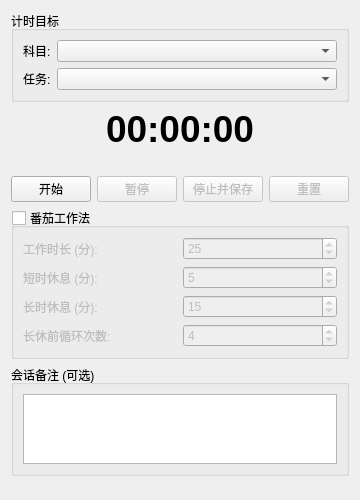
<?xml version="1.0" encoding="UTF-8"?>
<ui version="4.0">
 <class>TimerWidget</class>
 <widget class="QWidget" name="TimerWidget">
  <property name="geometry">
   <rect>
    <x>0</x>
    <y>0</y>
    <width>350</width>
    <height>500</height>
   </rect>
  </property>
  <property name="windowTitle">
   <string>学习计时器</string>
  </property>
  <layout class="QVBoxLayout" name="verticalLayout_Main">
   <item>
    <widget class="QGroupBox" name="targetGroupBox">
     <property name="title">
      <string>计时目标</string>
     </property>
     <layout class="QFormLayout" name="formLayout">
      <item row="0" column="0">
       <widget class="QLabel" name="subjectLabel">
        <property name="text">
         <string>科目:</string>
        </property>
       </widget>
      </item>
      <item row="0" column="1">
       <widget class="QComboBox" name="subjectComboBox"/>
      </item>
      <item row="1" column="0">
       <widget class="QLabel" name="taskLabel">
        <property name="text">
         <string>任务:</string>
        </property>
       </widget>
      </item>
      <item row="1" column="1">
       <widget class="QComboBox" name="taskComboBox">
        <property name="toolTip">
         <string>可选，留空则计时针对整个科目</string>
        </property>
       </widget>
      </item>
     </layout>
    </widget>
   </item>
   <item>
    <widget class="QLabel" name="timerDisplayLabel">
     <property name="font">
      <font>
       <pointsize>28</pointsize>
       <weight>75</weight>
       <bold>true</bold>
      </font>
     </property>
     <property name="text">
      <string>00:00:00</string>
     </property>
     <property name="alignment">
      <set>Qt::AlignCenter</set>
     </property>
    </widget>
   </item>
   <item>
    <widget class="QLabel" name="pomodoroStatusLabel">
     <property name="text">
      <string/>
     </property>
     <property name="alignment">
      <set>Qt::AlignCenter</set>
     </property>
    </widget>
   </item>
   <item>
    <layout class="QHBoxLayout" name="controlsLayout">
     <item>
      <widget class="QPushButton" name="startButton">
       <property name="text">
        <string>开始</string>
       </property>
       <property name="icon">
        <iconset theme="media-playback-start"/>
       </property>
      </widget>
     </item>
     <item>
      <widget class="QPushButton" name="pauseButton">
       <property name="text">
        <string>暂停</string>
       </property>
       <property name="enabled">
        <bool>false</bool>
       </property>
       <property name="icon">
        <iconset theme="media-playback-pause"/>
       </property>
      </widget>
     </item>
     <item>
      <widget class="QPushButton" name="stopButton">
       <property name="text">
        <string>停止并保存</string>
       </property>
       <property name="enabled">
        <bool>false</bool>
       </property>
       <property name="icon">
        <iconset theme="media-record"/> </property>
      </widget>
     </item>
     <item>
      <widget class="QPushButton" name="resetButton">
       <property name="text">
        <string>重置</string>
       </property>
       <property name="enabled">
        <bool>false</bool>
       </property>
       <property name="icon">
        <iconset theme="view-refresh"/>
       </property>
      </widget>
     </item>
    </layout>
   </item>
   <item>
    <widget class="QGroupBox" name="pomodoroGroupBox">
     <property name="title">
      <string>番茄工作法</string>
     </property>
     <property name="checkable">
      <bool>true</bool>
     </property>
     <property name="checked">
      <bool>false</bool>
     </property>
     <layout class="QGridLayout" name="gridLayout">
      <item row="0" column="0">
       <widget class="QLabel" name="workDurationLabel">
        <property name="text">
         <string>工作时长 (分):</string>
        </property>
       </widget>
      </item>
      <item row="0" column="1">
       <widget class="QSpinBox" name="workDurationSpinBox">
        <property name="minimum">
         <number>1</number>
        </property>
        <property name="maximum">
         <number>120</number>
        </property>
        <property name="value">
         <number>25</number>
        </property>
       </widget>
      </item>
      <item row="1" column="0">
       <widget class="QLabel" name="shortBreakLabel">
        <property name="text">
         <string>短时休息 (分):</string>
        </property>
       </widget>
      </item>
      <item row="1" column="1">
       <widget class="QSpinBox" name="shortBreakSpinBox">
        <property name="minimum">
         <number>1</number>
        </property>
        <property name="maximum">
         <number>30</number>
        </property>
        <property name="value">
         <number>5</number>
        </property>
       </widget>
      </item>
      <item row="2" column="0">
       <widget class="QLabel" name="longBreakLabel">
        <property name="text">
         <string>长时休息 (分):</string>
        </property>
       </widget>
      </item>
      <item row="2" column="1">
       <widget class="QSpinBox" name="longBreakSpinBox">
        <property name="minimum">
         <number>5</number>
        </property>
        <property name="maximum">
         <number>60</number>
        </property>
        <property name="value">
         <number>15</number>
        </property>
       </widget>
      </item>
      <item row="3" column="0">
       <widget class="QLabel" name="cyclesLabel">
        <property name="text">
         <string>长休前循环次数:</string>
        </property>
       </widget>
      </item>
      <item row="3" column="1">
       <widget class="QSpinBox" name="cyclesSpinBox">
        <property name="minimum">
         <number>2</number>
        </property>
        <property name="maximum">
         <number>8</number>
        </property>
        <property name="value">
         <number>4</number>
        </property>
       </widget>
      </item>
     </layout>
    </widget>
   </item>
   <item>
    <widget class="QGroupBox" name="notesGroupBox">
     <property name="title">
      <string>会话备注 (可选)</string>
     </property>
     <layout class="QVBoxLayout" name="verticalLayout_2">
      <item>
       <widget class="QPlainTextEdit" name="notesTextEdit">
        <property name="maximumSize">
         <size>
          <width>16777215</width>
          <height>80</height>
         </size>
        </property>
       </widget>
      </item>
     </layout>
    </widget>
   </item>
   <item>
    <spacer name="verticalSpacer">
     <property name="orientation">
      <enum>Qt::Vertical</enum>
     </property>
     <property name="sizeHint" stdset="0">
      <size>
       <width>20</width>
       <height>40</height>
      </size>
     </property>
    </spacer>
   </item>
  </layout>
 </widget>
 <resources/>
 <connections/>
</ui>
